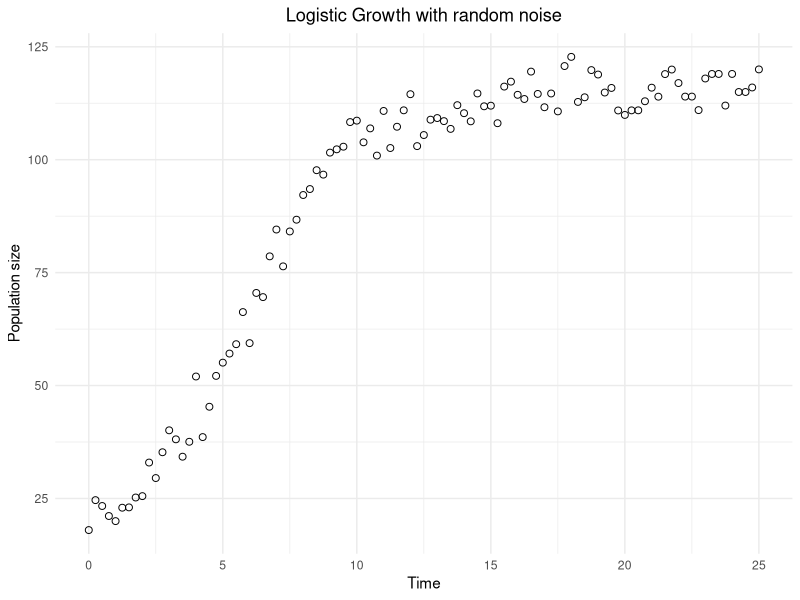
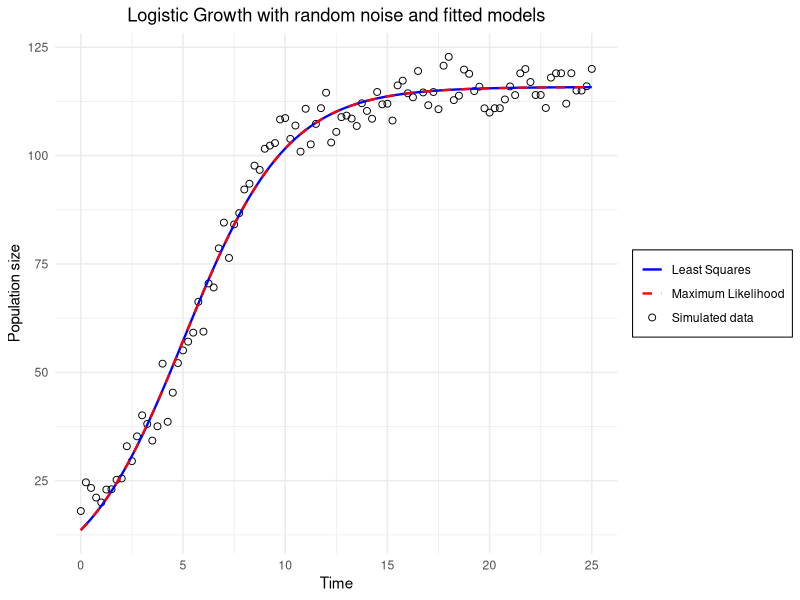

Source code (R) for these figures, in order:
## ---- chunk 1
# Parameters
r <- 0.5
K <- 100
error <- 15
y0 <- 5

# Define a logistic growth function with noise
logistic_noised <- function(t, r, K, y0, error) {
  growth <- K / (1 + ((K - y0) / y0) * exp(-r * t))
  return(growth + rpois(1, lambda = error)) # Add random error
}

# Create the time vector
time <- seq(0, 25, 0.25)

# Apply the logistic function over the time vector
sim_data <- sapply(time, logistic_noised, r = r, K = K, y0 = y0, error = error)

# Store in a dataframe for the plot
data <- data.frame(time = time, sim_data = sim_data)

# Plot the result
library(ggplot2)

ggplot(data,aes(x = time, y = sim_data)) +
  geom_point(shape = 1, size = 2) +
  labs(
    title = "Logistic Growth with random noise",
    x = "Time",
    y = "Population size") +
  theme_minimal() +
  theme(plot.title = element_text(hjust = 0.5))
## ---- chunk 2
logistic <- function(t, r, K, y0) {
  K / (1 + ((K - y0) / y0) * exp(-r * t))
}
## ---- chunk 3
# NB : theta is a vector of parameters
SSE <- function(theta) {
  r <- theta[1]
  K <- theta[2]
  y0 <- theta[3]
  mod_pred <- sapply(time, logistic, r = r, K = K, y0 = y0)
  return(sum((sim_data - mod_pred)**2))
}
## ---- chunk 4
ig_r <- 1
ig_K <- 75
ig_y0 <- 2
fitted_params_SSE <- optim(c(ig_r, ig_K, ig_y0), SSE)$par
print(fitted_params_SSE)
## ---- chunk 5
library(deSolve)
## ---- chunk 6
logistic_ODE =function(t,N,parametre){
  r=parametre[1]
  K=parametre[2]
  dNdt = r*(1-N/K)*N
  list(c(dNdt))
}
## ---- chunk 7
MMV <- function(theta){
  r1 <- theta[1]
  K1 <- theta[2]
  N0 <- theta[3]
  sol = ode(y = N0, times = time, func = logistic_ODE, parms = c(r1, K1))
  mod_pred <- sol[, 2]
  loglik = dnorm(sim_data, mean = mod_pred, sd = error, log = TRUE)
  return(sum(loglik))
}
## ---- chunk 8
ig_r <- 0.1
ig_K <- 100
ig_y0 <- 1
fitted_params_MMV <- optim(c(ig_r, ig_K, ig_y0), MMV, control=list(fnscale=-1))$par
print(fitted_params_MMV)
## ---- chunk 9
# estimation LS
mod_pred_LS <- sapply(time, logistic, r = fitted_params_SSE[1], K = fitted_params_SSE[2], y0 = fitted_params_SSE[3])
# estimation ML
mod_pred_ML <- sapply(time, logistic, r = fitted_params_MMV[1], K = fitted_params_MMV[2], y0 = fitted_params_MMV[3])

# Store in a dataframe for the plot
data_and_models <- data.frame(time = time,
                              sim_data = sim_data,
                              mod_pred_LS = mod_pred_LS,
                              mod_pred_ML = mod_pred_ML)
# plot
ggplot(data_and_models, aes(x = time)) +
  geom_point(aes(y = sim_data, color = "Simulated data"), shape = 1, size = 2) + 
  geom_line(aes(y = mod_pred_LS, color = "Least Squares"), linewidth = 0.8) +
  geom_line(aes(y = mod_pred_ML, color = "Maximum Likelihood"), linetype = 'dashed', linewidth = 0.8) +
    scale_color_manual(
    values = c(
      "Simulated data" = "black",
      "Least Squares" = "blue",
      "Maximum Likelihood" = "red"
      )
    ) +
  labs(title = "Logistic Growth with random noise and fitted models",
       x = "Time",
       y = "Population size") +
  theme_minimal() +
  theme(
    plot.title = element_text(hjust = 0.5),
    legend.position.inside = c(0.05, 0.95),
    legend.justification = c(0.5, 0.5),
    legend.box.background = element_rect(fill="white"),
    legend.title = element_blank()
    )
